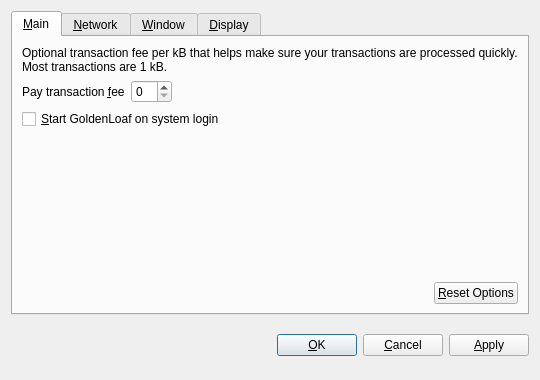
<?xml version="1.0" encoding="UTF-8"?>
<ui version="4.0">
 <class>OptionsDialog</class>
 <widget class="QDialog" name="OptionsDialog">
  <property name="geometry">
   <rect>
    <x>0</x>
    <y>0</y>
    <width>540</width>
    <height>380</height>
   </rect>
  </property>
  <property name="windowTitle">
   <string>Options</string>
  </property>
  <property name="modal">
   <bool>true</bool>
  </property>
  <layout class="QVBoxLayout" name="verticalLayout">
   <item>
    <widget class="QTabWidget" name="tabWidget">
     <property name="tabPosition">
      <enum>QTabWidget::North</enum>
     </property>
     <property name="currentIndex">
      <number>0</number>
     </property>
     <widget class="QWidget" name="tabMain">
      <attribute name="title">
       <string>&amp;Main</string>
      </attribute>
      <layout class="QVBoxLayout" name="verticalLayout_Main">
       <item>
        <widget class="QLabel" name="transactionFeeInfoLabel">
         <property name="text">
          <string>Optional transaction fee per kB that helps make sure your transactions are processed quickly. Most transactions are 1 kB.</string>
         </property>
         <property name="textFormat">
          <enum>Qt::PlainText</enum>
         </property>
         <property name="wordWrap">
          <bool>true</bool>
         </property>
        </widget>
       </item>
       <item>
        <layout class="QHBoxLayout" name="horizontalLayout_1_Main">
         <item>
          <widget class="QLabel" name="transactionFeeLabel">
           <property name="text">
            <string>Pay transaction &amp;fee</string>
           </property>
           <property name="textFormat">
            <enum>Qt::PlainText</enum>
           </property>
           <property name="buddy">
            <cstring>transactionFee</cstring>
           </property>
          </widget>
         </item>
         <item>
          <widget class="BitcoinAmountField" name="transactionFee"/>
         </item>
         <item>
          <spacer name="horizontalSpacer_1_Main">
           <property name="orientation">
            <enum>Qt::Horizontal</enum>
           </property>
           <property name="sizeHint" stdset="0">
            <size>
             <width>40</width>
             <height>20</height>
            </size>
           </property>
          </spacer>
         </item>
        </layout>
       </item>
       <item>
        <widget class="QCheckBox" name="bitcoinAtStartup">
         <property name="toolTip">
          <string>Automatically start GoldenLoaf after logging in to the system.</string>
         </property>
         <property name="text">
          <string>&amp;Start GoldenLoaf on system login</string>
         </property>
        </widget>
       </item>
       <item>
        <spacer name="verticalSpacer_Main">
         <property name="orientation">
          <enum>Qt::Vertical</enum>
         </property>
         <property name="sizeHint" stdset="0">
          <size>
           <width>20</width>
           <height>40</height>
          </size>
         </property>
        </spacer>
       </item>
       <item>
        <layout class="QHBoxLayout" name="horizontalLayout_2_Main">
         <item>
          <spacer name="horizontalSpacer_2_Main">
           <property name="orientation">
            <enum>Qt::Horizontal</enum>
           </property>
           <property name="sizeHint" stdset="0">
            <size>
             <width>40</width>
             <height>20</height>
            </size>
           </property>
          </spacer>
         </item>
         <item>
          <widget class="QPushButton" name="resetButton">
           <property name="toolTip">
            <string>Reset all client options to default.</string>
           </property>
           <property name="text">
            <string>&amp;Reset Options</string>
           </property>
           <property name="autoDefault">
            <bool>false</bool>
           </property>
          </widget>
         </item>
        </layout>
       </item>
      </layout>
     </widget>
     <widget class="QWidget" name="tabNetwork">
      <attribute name="title">
       <string>&amp;Network</string>
      </attribute>
      <layout class="QVBoxLayout" name="verticalLayout_Network">
       <item>
        <widget class="QCheckBox" name="mapPortUpnp">
         <property name="toolTip">
          <string>Automatically open the GoldenLoaf client port on the router. This only works when your router supports UPnP and it is enabled.</string>
         </property>
         <property name="text">
          <string>Map port using &amp;UPnP</string>
         </property>
        </widget>
       </item>
       <item>
        <widget class="QCheckBox" name="connectSocks">
         <property name="toolTip">
          <string>Connect to the GoldenLoaf network through a SOCKS proxy (e.g. when connecting through Tor).</string>
         </property>
         <property name="text">
          <string>&amp;Connect through SOCKS proxy:</string>
         </property>
        </widget>
       </item>
       <item>
        <layout class="QHBoxLayout" name="horizontalLayout_Network">
         <item>
          <widget class="QLabel" name="proxyIpLabel">
           <property name="text">
            <string>Proxy &amp;IP:</string>
           </property>
           <property name="textFormat">
            <enum>Qt::PlainText</enum>
           </property>
           <property name="buddy">
            <cstring>proxyIp</cstring>
           </property>
          </widget>
         </item>
         <item>
          <widget class="QValidatedLineEdit" name="proxyIp">
           <property name="maximumSize">
            <size>
             <width>140</width>
             <height>16777215</height>
            </size>
           </property>
           <property name="toolTip">
            <string>IP address of the proxy (e.g. 127.0.0.1)</string>
           </property>
          </widget>
         </item>
         <item>
          <widget class="QLabel" name="proxyPortLabel">
           <property name="text">
            <string>&amp;Port:</string>
           </property>
           <property name="textFormat">
            <enum>Qt::PlainText</enum>
           </property>
           <property name="buddy">
            <cstring>proxyPort</cstring>
           </property>
          </widget>
         </item>
         <item>
          <widget class="QLineEdit" name="proxyPort">
           <property name="maximumSize">
            <size>
             <width>55</width>
             <height>16777215</height>
            </size>
           </property>
           <property name="toolTip">
            <string>Port of the proxy (e.g. 9050)</string>
           </property>
          </widget>
         </item>
         <item>
          <widget class="QLabel" name="socksVersionLabel">
           <property name="text">
            <string>SOCKS &amp;Version:</string>
           </property>
           <property name="textFormat">
            <enum>Qt::PlainText</enum>
           </property>
           <property name="buddy">
            <cstring>socksVersion</cstring>
           </property>
          </widget>
         </item>
         <item>
          <widget class="QValueComboBox" name="socksVersion">
           <property name="toolTip">
            <string>SOCKS version of the proxy (e.g. 5)</string>
           </property>
          </widget>
         </item>
         <item>
          <spacer name="horizontalSpacer_Network">
           <property name="orientation">
            <enum>Qt::Horizontal</enum>
           </property>
           <property name="sizeHint" stdset="0">
            <size>
             <width>40</width>
             <height>20</height>
            </size>
           </property>
          </spacer>
         </item>
        </layout>
       </item>
       <item>
        <spacer name="verticalSpacer_Network">
         <property name="orientation">
          <enum>Qt::Vertical</enum>
         </property>
         <property name="sizeHint" stdset="0">
          <size>
           <width>20</width>
           <height>40</height>
          </size>
         </property>
        </spacer>
       </item>
      </layout>
     </widget>
     <widget class="QWidget" name="tabWindow">
      <attribute name="title">
       <string>&amp;Window</string>
      </attribute>
      <layout class="QVBoxLayout" name="verticalLayout_Window">
       <item>
        <widget class="QCheckBox" name="minimizeToTray">
         <property name="toolTip">
          <string>Show only a tray icon after minimizing the window.</string>
         </property>
         <property name="text">
          <string>&amp;Minimize to the tray instead of the taskbar</string>
         </property>
        </widget>
       </item>
       <item>
        <widget class="QCheckBox" name="minimizeOnClose">
         <property name="toolTip">
          <string>Minimize instead of exit the application when the window is closed. When this option is enabled, the application will be closed only after selecting Quit in the menu.</string>
         </property>
         <property name="text">
          <string>M&amp;inimize on close</string>
         </property>
        </widget>
       </item>
       <item>
        <spacer name="verticalSpacer_Window">
         <property name="orientation">
          <enum>Qt::Vertical</enum>
         </property>
         <property name="sizeHint" stdset="0">
          <size>
           <width>20</width>
           <height>40</height>
          </size>
         </property>
        </spacer>
       </item>
      </layout>
     </widget>
     <widget class="QWidget" name="tabDisplay">
      <attribute name="title">
       <string>&amp;Display</string>
      </attribute>
      <layout class="QVBoxLayout" name="verticalLayout_Display">
       <item>
        <layout class="QHBoxLayout" name="horizontalLayout_1_Display">
         <item>
          <widget class="QLabel" name="langLabel">
           <property name="text">
            <string>User Interface &amp;language:</string>
           </property>
           <property name="textFormat">
            <enum>Qt::PlainText</enum>
           </property>
           <property name="buddy">
            <cstring>lang</cstring>
           </property>
          </widget>
         </item>
         <item>
          <widget class="QValueComboBox" name="lang">
           <property name="toolTip">
            <string>The user interface language can be set here. This setting will take effect after restarting GoldenLoaf.</string>
           </property>
          </widget>
         </item>
        </layout>
       </item>
       <item>
        <layout class="QHBoxLayout" name="horizontalLayout_2_Display">
         <item>
          <widget class="QLabel" name="unitLabel">
           <property name="text">
            <string>&amp;Unit to show amounts in:</string>
           </property>
           <property name="textFormat">
            <enum>Qt::PlainText</enum>
           </property>
           <property name="buddy">
            <cstring>unit</cstring>
           </property>
          </widget>
         </item>
         <item>
          <widget class="QValueComboBox" name="unit">
           <property name="toolTip">
            <string>Choose the default subdivision unit to show in the interface and when sending coins.</string>
           </property>
          </widget>
         </item>
        </layout>
       </item>
       <item>
        <widget class="QCheckBox" name="displayAddresses">
         <property name="toolTip">
          <string>Whether to show GoldenLoaf addresses in the transaction list or not.</string>
         </property>
         <property name="text">
          <string>&amp;Display addresses in transaction list</string>
         </property>
        </widget>
       </item>
       <item>
        <widget class="QCheckBox" name="coinControlFeatures">
         <property name="toolTip">
          <string>Whether to show coin control features or not.</string>
         </property>
         <property name="text">
          <string>Display coin &amp;control features (experts only!)</string>
         </property>
        </widget>
       </item>
       <item>
        <spacer name="verticalSpacer_Display">
         <property name="orientation">
          <enum>Qt::Vertical</enum>
         </property>
         <property name="sizeHint" stdset="0">
          <size>
           <width>20</width>
           <height>40</height>
          </size>
         </property>
        </spacer>
       </item>
      </layout>
     </widget>
    </widget>
   </item>
   <item>
    <layout class="QHBoxLayout" name="horizontalLayout_Buttons">
     <item>
      <spacer name="horizontalSpacer_1">
       <property name="orientation">
        <enum>Qt::Horizontal</enum>
       </property>
       <property name="sizeHint" stdset="0">
        <size>
         <width>40</width>
         <height>48</height>
        </size>
       </property>
      </spacer>
     </item>
     <item>
      <widget class="QLabel" name="statusLabel">
       <property name="font">
        <font>
         <weight>75</weight>
         <bold>true</bold>
        </font>
       </property>
       <property name="text">
        <string/>
       </property>
       <property name="textFormat">
        <enum>Qt::PlainText</enum>
       </property>
       <property name="wordWrap">
        <bool>true</bool>
       </property>
      </widget>
     </item>
     <item>
      <spacer name="horizontalSpacer_2">
       <property name="orientation">
        <enum>Qt::Horizontal</enum>
       </property>
       <property name="sizeHint" stdset="0">
        <size>
         <width>40</width>
         <height>48</height>
        </size>
       </property>
      </spacer>
     </item>
     <item>
      <widget class="QPushButton" name="okButton">
       <property name="text">
        <string>&amp;OK</string>
       </property>
      </widget>
     </item>
     <item>
      <widget class="QPushButton" name="cancelButton">
       <property name="text">
        <string>&amp;Cancel</string>
       </property>
       <property name="autoDefault">
        <bool>false</bool>
       </property>
      </widget>
     </item>
     <item>
      <widget class="QPushButton" name="applyButton">
       <property name="text">
        <string>&amp;Apply</string>
       </property>
       <property name="autoDefault">
        <bool>false</bool>
       </property>
      </widget>
     </item>
    </layout>
   </item>
  </layout>
 </widget>
 <customwidgets>
  <customwidget>
   <class>BitcoinAmountField</class>
   <extends>QSpinBox</extends>
   <header>bitcoinamountfield.h</header>
  </customwidget>
  <customwidget>
   <class>QValueComboBox</class>
   <extends>QComboBox</extends>
   <header>qvaluecombobox.h</header>
  </customwidget>
  <customwidget>
   <class>QValidatedLineEdit</class>
   <extends>QLineEdit</extends>
   <header>qvalidatedlineedit.h</header>
  </customwidget>
 </customwidgets>
 <resources/>
 <connections/>
</ui>
